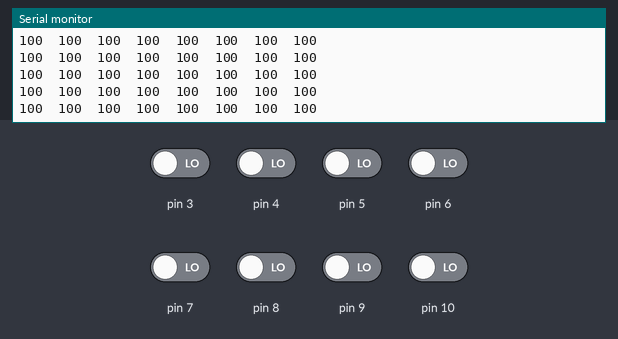
The sketch below on a simulated Arduino Uno, built with avr-gcc and run on an emulated ATmega328P. Shown: the last lines printed to the serial monitor. The test bench sets the inputs (shaded band); at power-on: pin 3–10 LOW.

Above: at 13.4 s.
13.5 s: pin 3 driven HIGH
At 13.68 s:
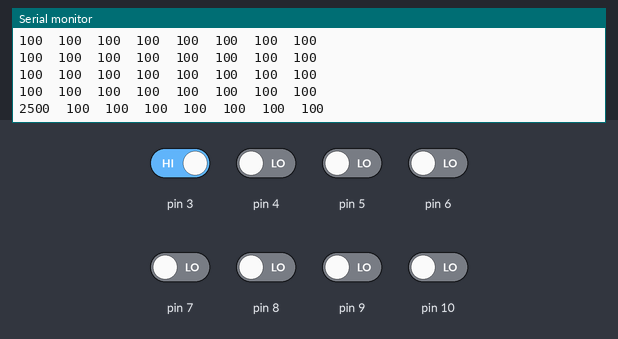
15.0 s: pin 4 driven HIGH
At 15.32 s:
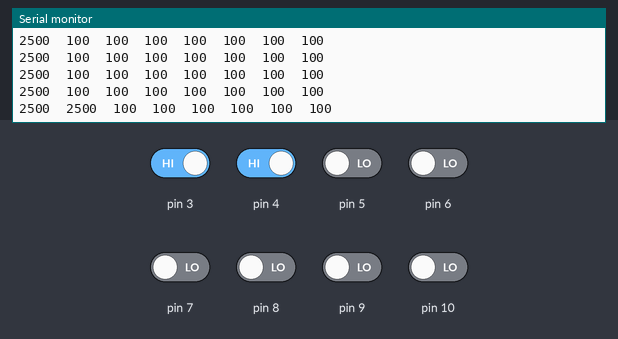
16.5 s: pin 5 driven HIGH
At 16.75 s:
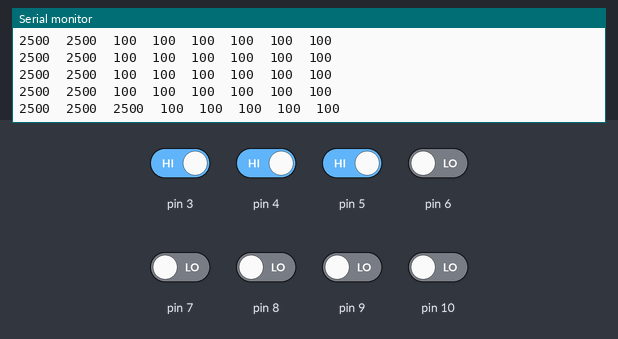
18.0 s: pin 6 driven HIGH
At 18.18 s:
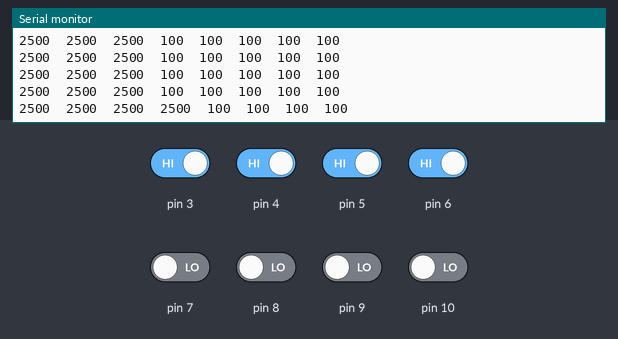
19.5 s: pin 7 driven HIGH
At 19.81 s:
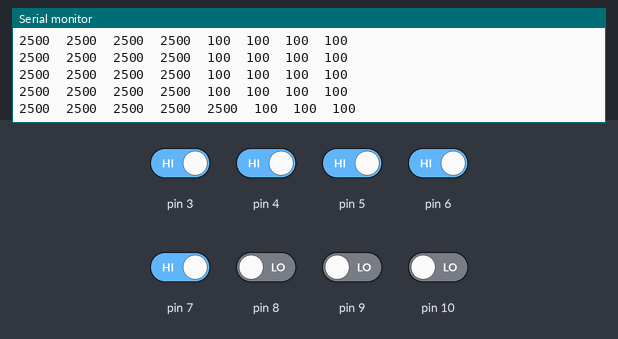
21.0 s: pin 8 driven HIGH
At 21.24 s:
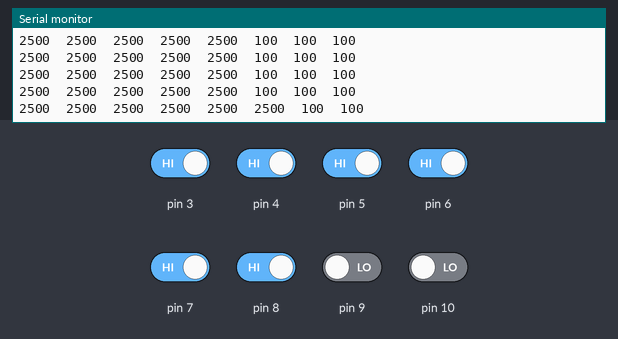

The sketch:

QTRSensorReading.ino
```cpp
#include <QTRSensors.h>

#define NUM_SENSORS 8
#define TIMEOUT 2500
#define EMITTERPIN 2

QTRSensorsRC qtrrc((unsigned char[]){3,4,5,6,7,8,9,10}, NUM_SENSORS, TIMEOUT, EMITTERPIN);

unsigned int sensorVals[NUM_SENSORS];

void setup() {
  Serial.begin(9600);
  delay(1000);
  // Calibration
  for (int i = 0; i < 250; i++) {
    qtrrc.calibrate();
    delay(20);
  }
  for (uint8_t i = 0; i < NUM_SENSORS; i++) {
    Serial.print(qtrrc.calibratedMinimumOn[i]);
    Serial.print(' ');
  }
  Serial.println();
  for (uint8_t i = 0; i < NUM_SENSORS; i++) {
    Serial.print(qtrrc.calibratedMaximumOn[i]);
    Serial.print(' ');
  }
  Serial.println();
}

void loop() {
  qtrrc.read(sensorVals);
  for (uint8_t i = 0; i < NUM_SENSORS; i++ ) {
    Serial.print(sensorVals[i]);
    Serial.print('\t');
  }
  Serial.println();
  delay(200);
}
```

Measured:
- after the input at 13.5 s, the serial monitor: prints a new line at once (image 1)
- after the input at 15.0 s, the serial monitor: prints a new line after 0.16 s (image 2)
- after the input at 16.5 s, the serial monitor: prints a new line after 0.09 s (image 3)
- after the input at 18.0 s, the serial monitor: prints a new line at once (image 4)
- after the input at 19.5 s, the serial monitor: prints a new line after 0.15 s (image 5)
- after the input at 21.0 s, the serial monitor: prints a new line after 0.09 s (image 6)
